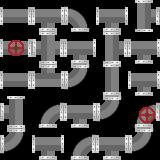

Rendered tile map (Tiled .tmx) drawn with the repository's tilesets; below, a short description and the full map source, tile grids included:
An orthogonal 5x5 tile map with 32x32 px tiles, 1 tile layer (Tile Layer 1).

<map version="1.2" tiledversion="1.3.2" orientation="orthogonal" renderorder="right-down" compressionlevel="0" width="5" height="5" tilewidth="32" tileheight="32" infinite="0" nextlayerid="3" nextobjectid="6">
 <tileset firstgid="1" source="images/pipeTileSet.tsx" />
 <layer id="1" name="Tile Layer 1" width="5" height="5">
  <properties>
   <property name="AdjacencyDirections" value="" />
  </properties>
  <data encoding="csv">
1,2,5,2,8,
15,12,2,8,2,
1,9,10,7,2,
3,4,2,10,17,
10,2,4,2,10
</data>
 </layer>
</map>
